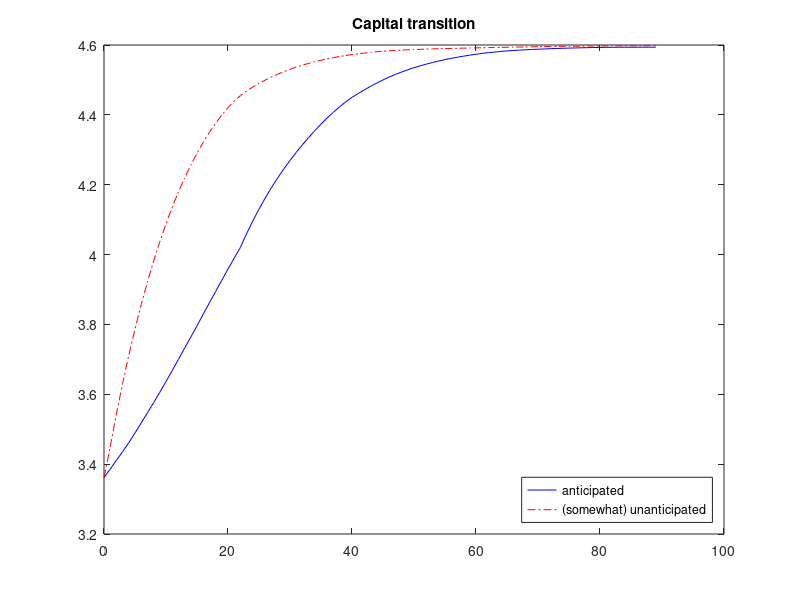
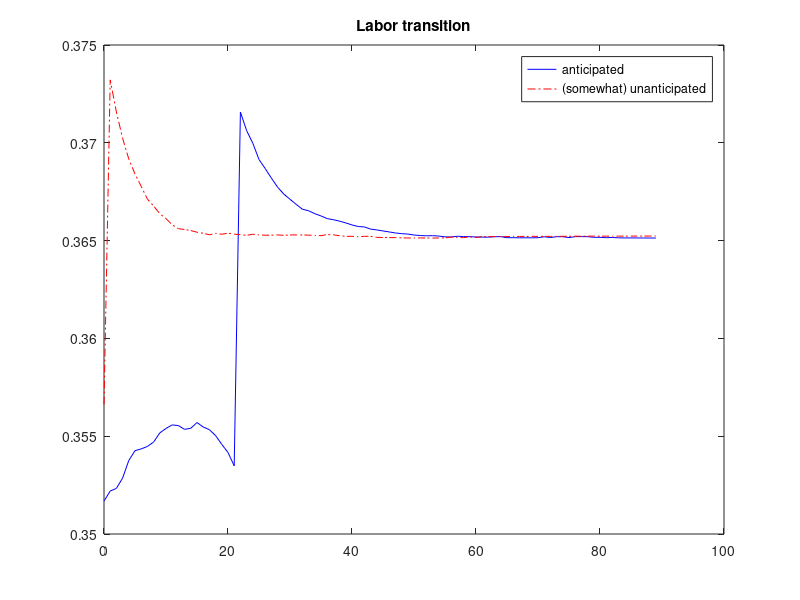
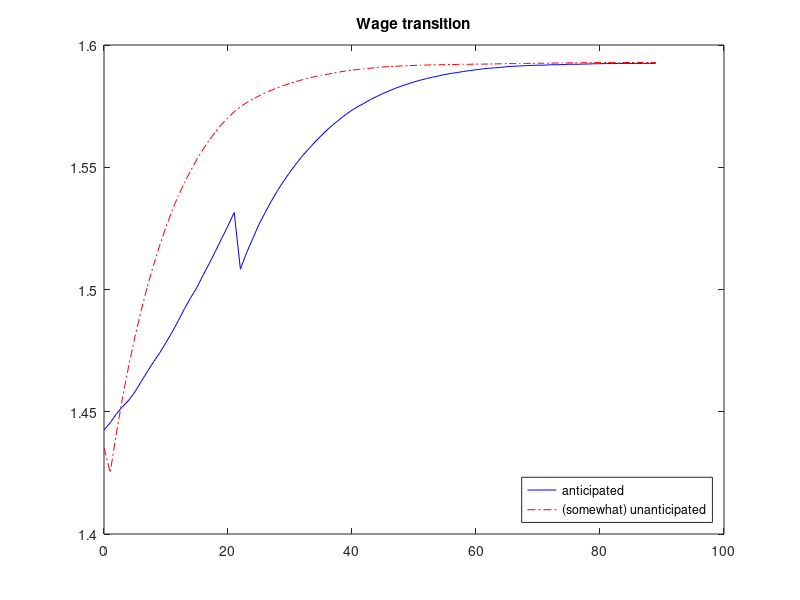
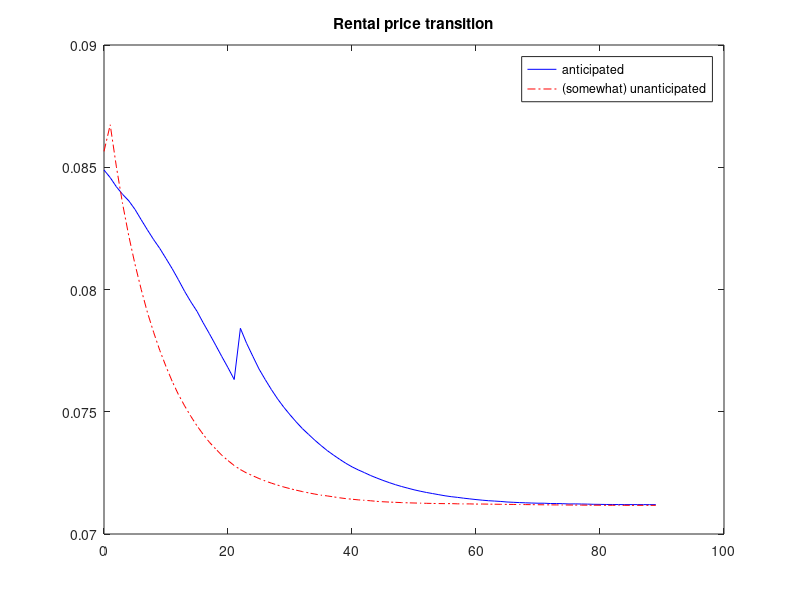

The MATLAB source for these figures, in order: (Note: this script raises an error after producing the figures.)
mkdir('pings')
clear; close all; clc

dat = dlmread('pfs_K.dat');
NT = size(dat,1);
KK = dat(:,1);
LL = dat(:,4);
WW = dat(:,5);
RR = dat(:,6);
KKK = dat(:,7);
LLL = dat(:,8);
WWW = dat(:,9);
RRR = dat(:,10);
cd('pings')
xx = (1:NT) - 1;
figure
plot(xx,KK,'b')
hold on
plot(xx,KKK,'r-.')
%plot(xx,0*xx + dat(:,2),'k')
%plot(xx,0*xx + dat(:,3),'k')
hold off
title('Capital transition')
legend('anticipated','(somewhat) unanticipated','Location','SouthEast')
set(gcf,'Color',[1 1 1])
saveas(gcf,'k.png')

figure
plot(xx,LL,'b')
hold on
plot(xx,LLL,'r-.')
hold off
title('Labor transition')
legend('anticipated','(somewhat) unanticipated')
set(gcf,'Color',[1 1 1])
saveas(gcf,'l.png')

figure
plot(xx,WW,'b')
hold on
plot(xx,WWW,'r-.')
hold off
title('Wage transition')
legend('anticipated','(somewhat) unanticipated','Location','SouthEast')
set(gcf,'Color',[1 1 1])
saveas(gcf,'w.png')

figure
plot(xx,RR,'b')
hold on
plot(xx,RRR,'r-.')
hold off
title('Rental price transition')
legend('anticipated','(somewhat) unanticipated')
set(gcf,'Color',[1 1 1])
saveas(gcf,'r.png')

cd('..')

% EV
EV = dat(1,11:12);
vote = dat(1,13:14);
mat = [EV;vote];
vars = {'EV'; 'Vote'};
tab=table(vars,mat(:,1),mat(:,2),'VariableNames',{' ' 'Experiment 1' 'Experiment 2'});
table2latex(tab,'tab1');